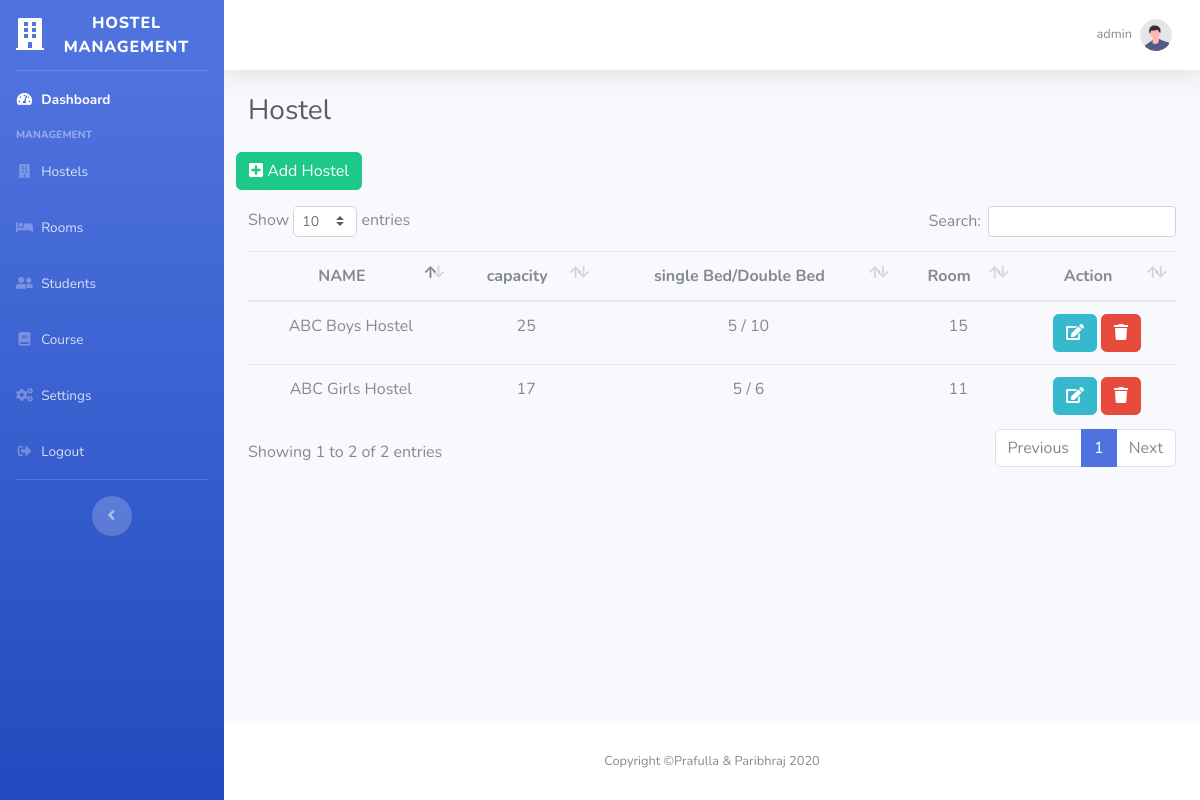
The page /hostel.php (signed in) on the database as committed earlier.
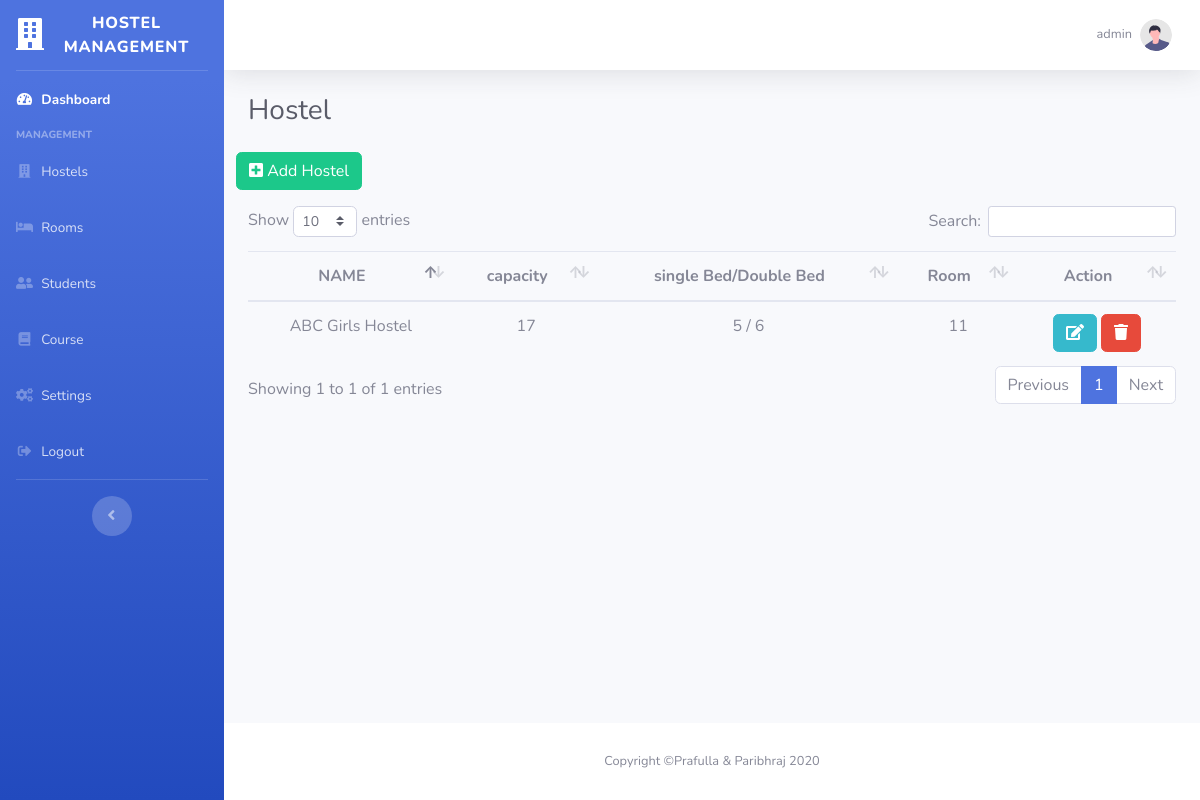
The same page on the database as committed later.
### tables this page shows
CREATE TABLE `hostel` (
  `hid` int(11) NOT NULL,
  `hname` varchar(255) NOT NULL,
  `hcap` int(11) NOT NULL,
  `sroom` int(11) NOT NULL,
  `droom` int(11) NOT NULL,
  `sroomprice` int(11) NOT NULL,
  `droomprice` int(11) NOT NULL
);

### hostel.php (the view, shortened to what this page needs)
<?php
include('include/header.php');
?>
 <div class="container-fluid">
    <div class="d-sm-flex align-items-center justify-content-between mb-4">
        <h1 class="h3 mb-0 text-gray-800">Hostel</h1>
    </div>
    <div class="row mb-3">
        <a href="addhostel.php" type="button" class="btn btn-success">
            <i class="fas fa-plus-square"></i>
            Add Hostel</a>
    </div>
    <table class="table hostalTable">
        <thead class="text-center">
            <th>NAME</th>
            <th>capacity</th>
            <th>single Bed/Double Bed</th>
            <th>Room</th>
            <th>Action</th>
        </thead>
        <tbody class="text-center ">
            <?php
            $sql = "SELECT * FROM `hostel` order by hid desc";
            $data = $conn->query($sql);
            while($row= $data->fetch_assoc())
            {
            $totalroom = $row['sroom']+$row['droom'];
            echo '
            <tr>
                <td>'.$row["hname"].'</td>
                <td>'.$row["hcap"].'</td>
                <td>'.$row["sroom"].' / '.$row["droom"].'</td>
                <td>'.$totalroom.'</td>
                <td>
                    <form action="edithostel.php" method="post" class="d-inline">
                    <input type="hidden" name="id" value='.$row["hid"].'>
                        <button class="btn btn-info"  name="edit">
                        <i class="fas fa-edit"></i>
                        </button>
                    </form>
                    <form action="" method="post" class="d-inline">
                        <input type="hidden" name="id" value='.$row["hid"].'>
                        <button class="btn btn-danger" name="delet">
                        <i class="fas fa-trash"></i>
                        </button>
                    </form>
                </td>
            </tr>
            ';
            }
            ?>
        </tbody>
    </table>
</div>
<?php include('include/footer.php') ?>

Rows that differ between the two databases and show on the page:
removed hostel: hname "ABC Boys Hostel", hcap "25", sroom "5", droom "10", totalroom "15"
Other text that changed with them:
text written by a page script: "Show entries Search: Showing 1 to 2 of 2 entries Previous 1 Next" → "Show entries Search: Showing 1 to 1 of 1 entries Previous 1 Next"
